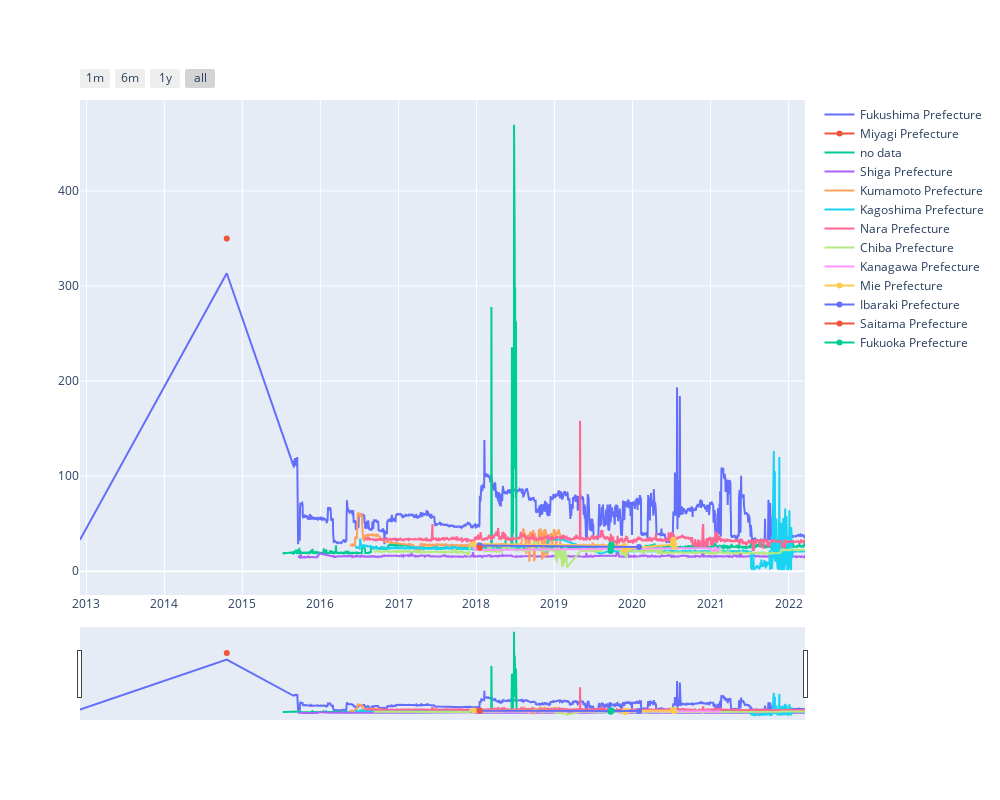

The notebook cell this image was saved under:
### Code cell
plotly_plot(df)

### Figure 1 — Plotly figure (JSON) as saved in the notebook; plotly's stock layout.template omitted (floating-point values rounded to 4 significant figures; data arrays with more than 128 entries replaced by an {"elided": "..."} marker saying what was removed)
{"data": [{"name": "Fukushima Prefecture", "type": "scatter", "visible": true, "x": {"elided": "2387 str values"}, "y": {"elided": "2387 float values"}}, {"name": "Miyagi Prefecture", "type": "scatter", "visible": true, "x": ["2014-10-20T00:00:00"], "y": [350]}, {"name": "no data", "type": "scatter", "visible": true, "x": {"elided": "2446 str values"}, "y": {"elided": "2446 float values"}}, {"name": "Shiga Prefecture", "type": "scatter", "visible": true, "x": {"elided": "2191 str values"}, "y": {"elided": "2191 float values"}}, {"name": "Kumamoto Prefecture", "type": "scatter", "visible": true, "x": {"elided": "945 str values"}, "y": {"elided": "945 float values"}}, {"name": "Kagoshima Prefecture", "type": "scatter", "visible": true, "x": {"elided": "1665 str values"}, "y": {"elided": "1665 float values"}}, {"name": "Nara Prefecture", "type": "scatter", "visible": true, "x": {"elided": "2056 str values"}, "y": {"elided": "2056 float values"}}, {"name": "Chiba Prefecture", "type": "scatter", "visible": true, "x": {"elided": "1880 str values"}, "y": {"elided": "1880 float values"}}, {"name": "Kanagawa Prefecture", "type": "scatter", "visible": true, "x": ["2017-12-18T00:00:00", "2017-12-19T00:00:00", "2017-12-20T00:00:00", "2017-12-21T00:00:00", "2017-12-22T00:00:00", "2017-12-23T00:00:00", "2017-12-24T00:00:00", "2017-12-25T00:00:00", "2017-12-26T00:00:00", "2017-12-27T00:00:00", "2017-12-28T00:00:00", "2017-12-29T00:00:00", "2017-12-30T00:00:00", "2017-12-31T00:00:00", "2018-01-01T00:00:00", "2018-01-02T00:00:00", "2018-01-03T00:00:00", "2018-01-04T00:00:00", "2018-01-05T00:00:00", "2018-01-06T00:00:00", "2018-01-07T00:00:00", "2018-01-08T00:00:00", "2018-01-09T00:00:00", "2018-01-10T00:00:00", "2018-01-11T00:00:00", "2018-01-12T00:00:00", "2018-01-13T00:00:00", "2018-01-14T00:00:00", "2018-01-15T00:00:00", "2020-12-29T00:00:00", "2020-12-30T00:00:00", "2020-12-31T00:00:00", "2021-01-01T00:00:00", "2021-01-02T00:00:00", "2021-01-03T00:00:00", "2021-01-04T00:00:00", "2021-01-05T00:00:00", "2021-01-06T00:00:00", "2021-01-07T00:00:00", "2021-01-08T00:00:00", "2021-01-09T00:00:00", "2021-01-10T00:00:00", "2021-01-11T00:00:00", "2021-01-12T00:00:00", "2021-01-13T00:00:00", "2021-01-14T00:00:00", "2021-01-15T00:00:00", "2021-01-16T00:00:00", "2021-01-17T00:00:00", "2021-01-18T00:00:00", "2021-01-19T00:00:00", "2021-01-20T00:00:00", "2021-01-21T00:00:00", "2021-01-22T00:00:00", "2021-01-23T00:00:00", "2021-01-24T00:00:00", "2021-01-25T00:00:00", "2021-01-26T00:00:00", "2021-01-27T00:00:00", "2021-01-28T00:00:00", "2021-01-29T00:00:00", "2021-01-30T00:00:00", "2021-01-31T00:00:00", "2021-02-16T00:00:00"], "y": [23.98, 25.89, 23.67, 23.4, 23.16, 23.05, 25.38, 23.26, 22.89, 22.69, 22.58, 22.72, 22.73, 23.04, 23.31, 23.05, 23.15, 22.85, 22.97, 22.58, 22.62, 30.27, 23.08, 23.05, 22.76, 22.73, 22.78, 22.49, 22.25, 24.44, 25.04, 24.43, 22.55, 22.14, 22.07, 22.02, 22.15, 22.03, 22.23, 22.36, 22.35, 22.16, 22.01, 22.5, 22.08, 21.9, 22.1, 22.26, 21.67, 21.58, 21.87, 21.43, 21.91, 21.75, 26.25, 22.5, 21, 23, 22.75, 22, 22.5, 23.5, 20.5, 26]}, {"name": "Mie Prefecture", "type": "scatter", "visible": true, "x": ["2017-12-19T00:00:00", "2019-11-25T00:00:00", "2019-11-26T00:00:00", "2019-11-27T00:00:00", "2019-11-28T00:00:00", "2019-11-29T00:00:00", "2019-11-30T00:00:00", "2019-12-01T00:00:00", "2019-12-02T00:00:00", "2020-07-09T00:00:00", "2020-07-10T00:00:00", "2020-07-11T00:00:00", "2020-07-12T00:00:00", "2020-07-13T00:00:00", "2020-07-14T00:00:00"], "y": [28.59, 26.67, 22.69, 23.09, 22.97, 22.78, 22.49, 22.92, 23.66, 28.17, 31.3, 33.03, 27.64, 28.43, 25.88]}, {"name": "Ibaraki Prefecture", "type": "scatter", "visible": true, "x": ["2018-01-16T00:00:00", "2020-02-01T00:00:00"], "y": [27, 25.5]}, {"name": "Saitama Prefecture", "type": "scatter", "visible": true, "x": ["2018-01-16T00:00:00"], "y": [24.69]}, {"name": "Fukuoka Prefecture", "type": "scatter", "visible": true, "x": ["2019-09-21T00:00:00", "2019-09-22T00:00:00", "2019-09-23T00:00:00", "2019-09-24T00:00:00", "2019-09-25T00:00:00"], "y": [21.38, 23.76, 25.1, 27.51, 28.17]}], "layout": {"autosize": false, "height": 800, "hovermode": "x unified", "width": 1000, "xaxis": {"rangeselector": {"buttons": [{"count": 1, "label": "1m", "step": "month", "stepmode": "backward"}, {"count": 6, "label": "6m", "step": "month", "stepmode": "backward"}, {"count": 1, "label": "1y", "step": "year", "stepmode": "backward"}, {"step": "all"}]}, "rangeslider": {"visible": true}}}}
